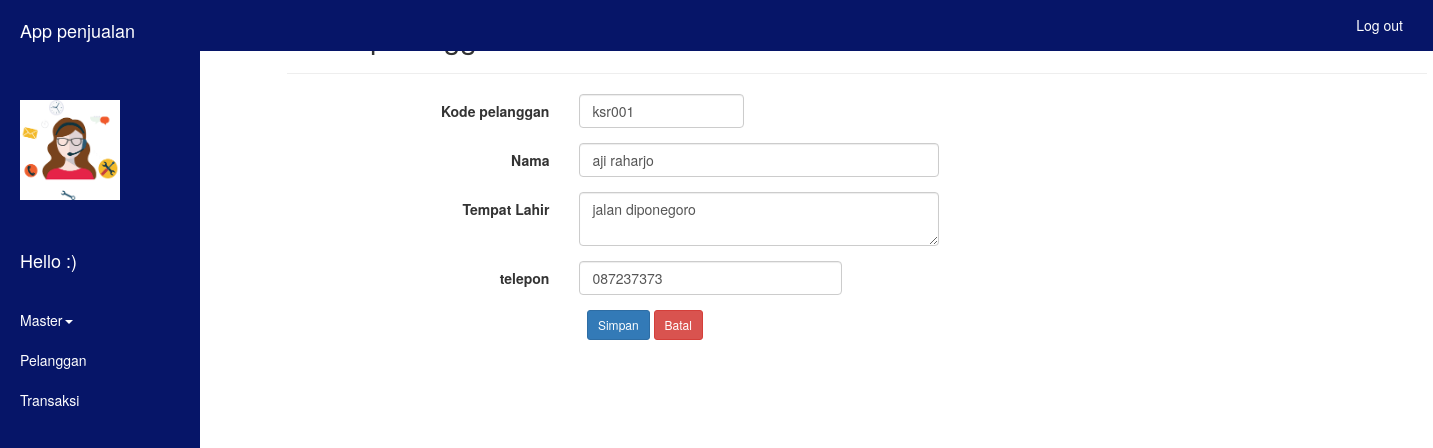
The page /edit3.php?id_operator=ksr001 on the database its author committed.
### tables this page shows
CREATE TABLE `tb_operator` (
  `id_operator` varchar(8) NOT NULL,
  `nama` varchar(25) NOT NULL,
  `alamat` varchar(150) NOT NULL,
  `no_tlp` varchar(15) NOT NULL
);

### edit3.php (the view, shortened to what this page needs)
<?php
include('koneksi.php');
?>
<html>
<head>
<link rel="stylesheet" href="css/bootstrap.min.css"/>
</head>
<body>
  <div id="wrapper" class="active">
      <div id="sidebar-wrapper">
      <ul id="sidebar_menu" class="sidebar-nav">
           <li class="sidebar-brand"><a>App penjualan</a></li>
           <li class="sidebar-brand"><img src="download.png"></li>
           <li class="sidebar-brand"><a><span class="light" id="main_icon">Hello :)</span></a></li>
      </ul>
        <ul class="sidebar-nav" id="sidebar">
         <li class="dropdown">
          <a href="#" class="dropdown-toggle" data-toggle="dropdown">Master<span class="caret"></span></a>
        </li>
         <li class="active"><a href="v_pelanggan.php">Pelanggan</a></li>
          <li class="active"><a href="v_transaksi.php">Transaksi</a></li>
        </ul>
      </div>
      <div id="page-content-wrapper">
         <nav class="navbar navbar-custom navbar-fixed-top" role="navigation">
        <div class="container-fluid satu">
            <div class="collapse navbar-collapse navbar-right navbar-main-collapse">
                <ul class="nav navbar-nav">
                    <li>
                        <a href="logout.php">Log out</a>
                    </li>
                </ul>
            </div>
        </div>
    </nav>
    <div id="main-wrapper" class="col-md-11 pull-right">
            <div id="main">
            <div class="container">
  <div class="content">
      <h2>Menu pelanggan &raquo; Edit Data</h2>
      <hr />
      <?php
      $id_operator = $_GET['id_operator'];
      $sql = mysqli_query($conn, "SELECT * FROM tb_operator WHERE id_operator='$id_operator'");
        $rows = mysqli_fetch_assoc($sql);
      ?>
      <form class="form-horizontal" action="" method="POST">
        <div class="form-group">
          <label class="col-sm-3 control-label">Kode pelanggan</label>
          <div class="col-sm-2">
            <input type="text" name="id_operator" value="<?php echo $rows['id_operator']; ?>" class="form-control" placeholder="NIK" required>
          </div>
        </div>
        <div class="form-group">
          <label class="col-sm-3 control-label">Nama</label>
          <div class="col-sm-4">
            <input type="text" name="nama" value="<?php echo $rows['nama']; ?>" class="form-control" placeholder="Nama" required>
          </div>
        </div>
        <div class="form-group">
          <label class="col-sm-3 control-label">Tempat Lahir</label>
          <div class="col-sm-4">
          <textarea name="alamat" class="form-control" placeholder="Alamat"><?php echo $rows['alamat']; ?></textarea>
          </div>
        </div>
        <div class="form-group">
          <label class="col-sm-3 control-label">telepon</label>
          <div class="col-sm-3">
            <input type="text" name="tlpn" value="<?php echo $rows['no_tlp']; ?>" class="form-control" placeholder="Tempat Lahir" required>
          </div>
        </div>
        </div>
        <div class="form-group">
          <label class="col-sm-3 control-label">&nbsp;</label>
          <div class="col-sm-6">
            <input type="submit" name="save" class="btn btn-sm btn-primary" value="Simpan" data-toggle="tooltip" title="Simpan Data Karyawan">
            <a href="v_pelanggan.php" class="btn btn-sm btn-danger" data-toggle="tooltip" title="Batal">Batal</a>
          </div>
        </div>
    </div>
      </div>
      </div>
      </div>
    </div>
</body>
</html>

### edit3.php (style rules this page uses)
#wrapper { padding-left: 70px; transition: all .4s ease 0s; height: 100%; }
#sidebar-wrapper { margin-left: -150px; left: 70px; width: 200px; background: #aaa; position: fixed; height: 100%; z-index: 10000; transition: all .4s ease 0s; background-color: #061568; }
.sidebar-nav { display: block; float: left; width: 200px; list-style: none; margin: 0; padding: 0; background-color: #31f91b; }
#page-content-wrapper { padding-left: 0; margin-left: 0; width: 100%; height: auto; }
#wrapper.active { padding-left: 150px; }
#wrapper.active #sidebar-wrapper { left: 150px; }
#page-content-wrapper { width: 100%; }
#sidebar_menu li a, .sidebar-nav li a { background-color: white; display: block; float: left; text-decoration: none; width: 150px; background: #fff; -webkit-transition: background .5s; -moz-transition: background .5s; -o-transition: background .5s; -ms-transition: background .5s; transition: background .5s; background-color: #061568; }
.sidebar-nav li { line-height: 40px; text-indent: 20px; }
.sidebar-nav li a { color: white; display: block; text-decoration: none; }
.sidebar-nav { background-color:#061568; width: 200px; }
.sidebar-nav > .sidebar-brand { height: 100px; width: 200px; line-height: 60px; font-size: 18px; }
.sidebar-nav > .sidebar-brand a { color: white; }
#main_icon { float:left; padding-right: 30px; padding-top:30px; color: white; }
.sidebar-brand img { width: 100px; height:100px; }
.navbar { background-color: #061568; }
.navbar a { color: white; }

### rows shown on the page
tb_operator: id_operator "ksr001", nama "aji raharjo", alamat "jalan diponegoro", tlpn "087237373"
